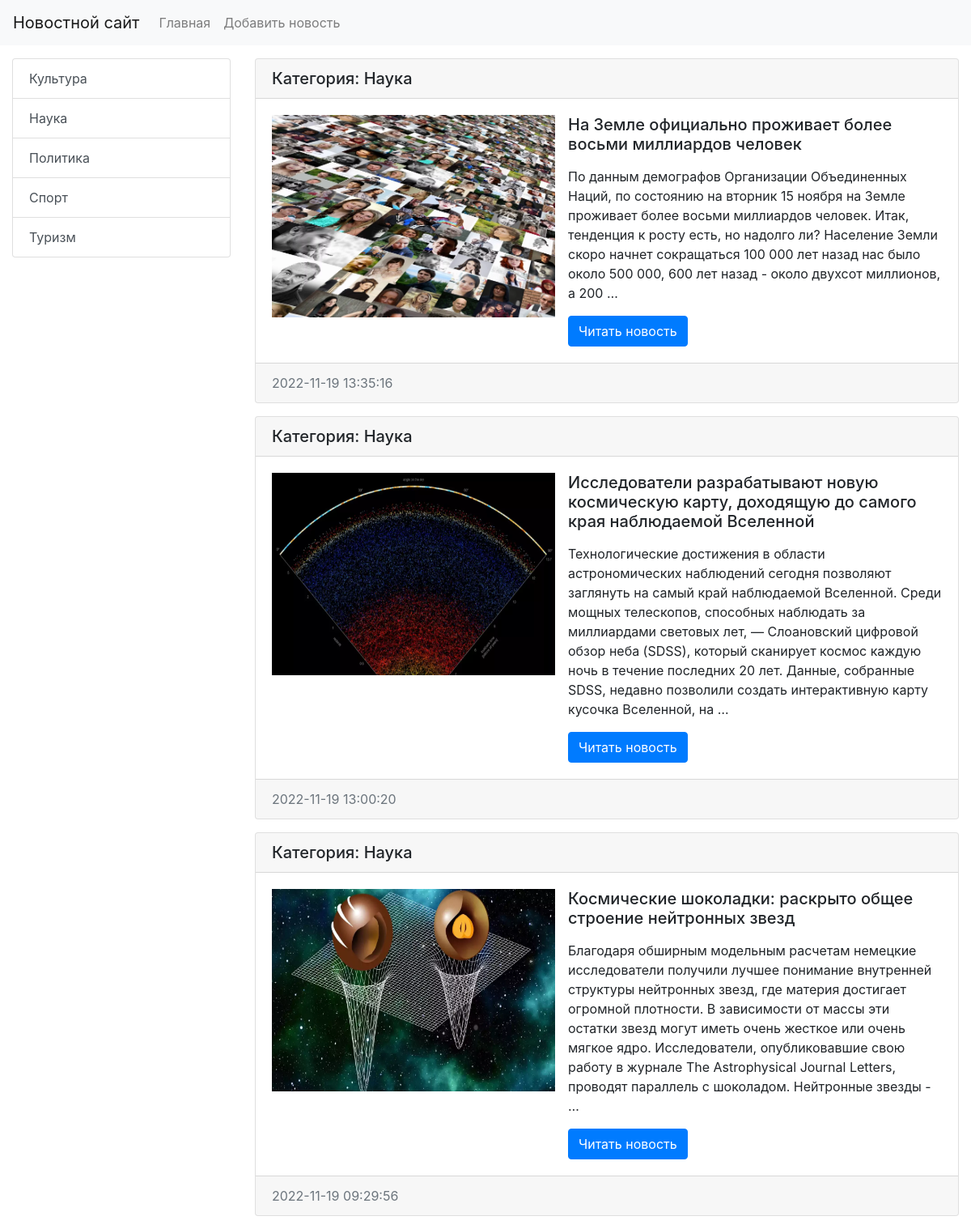
The page /category/7 on the database its author committed.
### news/models.py (models this page shows, shortened)
class Category(models.Model):
    title = models.CharField(max_length=150, db_index=True, verbose_name='Наименование категории')
    def get_absolute_url(self):
        return reverse('category', kwargs={'category_id': self.pk})
    class Meta:
        verbose_name = 'Категория'
        verbose_name_plural = 'Категории'
        ordering = ['title']

class News(models.Model):
    title = models.CharField(max_length=150, verbose_name='Наименование')
    content = models.TextField(blank=True, verbose_name='Контент')
    created_at = models.DateTimeField(auto_now_add=True, verbose_name='Дата публикации')
    updated_at = models.DateTimeField(auto_now=True, verbose_name='Дата изменения')
    photo = models.ImageField(upload_to='photos/%Y/%m/%d/', blank=True, verbose_name='Фото')
    is_published = models.BooleanField(default=True, verbose_name='Опубликовано')
    category = models.ForeignKey('Category', on_delete=models.PROTECT, null=True, verbose_name='Категория')
    def get_absolute_url(self):
        return reverse('view_news', kwargs={'news_id': self.pk})
    class Meta:
        verbose_name = 'Новость'
        verbose_name_plural = 'Новости'
        ordering = ['-created_at']

### news/views.py (the view)
# urls.py: path('category/<int:category_id>', get_category, name='category'),
def get_category(request, category_id):
    news = News.objects.filter(category_id=category_id)
    category = Category.objects.get(pk=category_id)
    return render(request, 'news/category.html', {'news': news, 'category': category})

### news/templatetags/news_tags.py (called while the page is built)
@register.simple_tag(name='get_list_categories')
def get_categories():
    return Category.objects.all()

### news/templates/news/category.html (shortened to what this page needs)
{% extends 'base.html' %}
{% block sidebar %}
   {% include 'inc/_sidebar.html' %}
{% endblock %}
{% block content %}
    {% for item in news %}
        <div class="card mb-3">
                <h5 class="card-header">Категория: {{ item.category.title }}</h5>
                <div class="card-body">
                    <div class="media">
                        {% if item.photo %}
                            <img src="{{ item.photo.url }}" alt="" width="350" height="250" class="mr-3">
                        {% else %}
                            <img src="https://loremflickr.com/350/250" alt="" class="mr-3">
                        {% endif %}
                        <div class="media-body">
                            <h5 class="card-title">{{ item.title }}</h5>
                            <p class="card-text">{{ item.content|safe|linebreaks|truncatewords:50 }}</p>
                            <a href="{{ item.get_absolute_url }}" class="btn btn-primary">Читать новость</a>
                        </div>
                    </div>
                </div>
                <div class="card-footer text-muted">
                    {{ item.created_at|date:"Y-m-d H:i:s" }}
                </div>
            </div>
    {% endfor %}
{% endblock %}

### templates/inc/_sidebar.html
{% load news_tags %}
<div class="list-group">
    {% get_list_categories as categories %}
    {% for item in categories %}
    <a href="{{ item.get_absolute_url }}" class="list-group-item list-group-item-action">{{ item.title }}</a>
    {% endfor %}
</div>

### rows shown on the page
Category: title "Культура"
Category: title "Наука"
Category: title "Политика"
Category: title "Спорт"
Category: title "Туризм"
News: category "Наука", photo (picture), title "На Земле официально проживает более восьми миллиардов человек", content "По данным демографов Организации Объединенных Наций, по состоянию на вторник 15 ноября на Земле проживает более восьми миллиардов человек. Итак, тенденция к росту есть, но надолго ли? Население Земли скоро начнет сокращаться 100 000 лет назад нас было около 500 000, 600 лет назад - около двухсот миллионов, а 200 …", created_at "2022-11-19 13:35:16"
News: category "Наука", photo (picture), title "Исследователи разрабатывают новую космическую карту, доходящую до самого края наблюдаемой Вселенной", content "Технологические достижения в области астрономических наблюдений сегодня позволяют заглянуть на самый край наблюдаемой Вселенной. Среди мощных телескопов, способных наблюдать за миллиардами световых лет, — Слоановский цифровой обзор неба (SDSS), который сканирует космос каждую ночь в течение последних 20 лет. Данные, собранные SDSS, недавно позволили создать интерактивную карту кусочка Вселенной, на …", created_at "2022-11-19 13:00:20"
News: category "Наука", photo (picture), title "Космические шоколадки: раскрыто общее строение нейтронных звезд", content "Благодаря обширным модельным расчетам немецкие исследователи получили лучшее понимание внутренней структуры нейтронных звезд, где материя достигает огромной плотности. В зависимости от массы эти остатки звезд могут иметь очень жесткое или очень мягкое ядро. Исследователи, опубликовавшие свою работу в журнале The Astrophysical Journal Letters, проводят параллель с шоколадом. Нейтронные звезды - …", created_at "2022-11-19 09:29:56"
